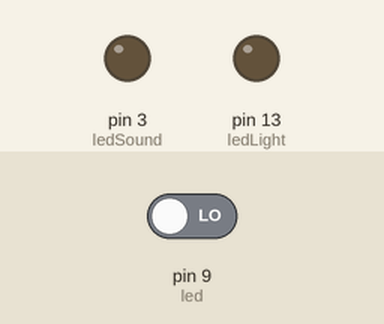
This sketch was run on a simulated Arduino Uno, built with avr-gcc and run on an emulated ATmega328P. Parts: output pins drawn as LEDs (lit = HIGH). Inputs (shaded band) come from the test bench; at power-on: pin 9 (led) LOW.

Above: at 1.6 s.
1.7 s: pin 9 (led) driven HIGH
At 2.5 s:
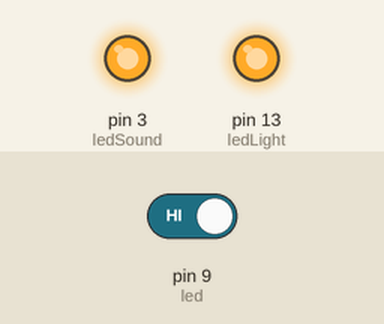
3.5 s: pin 9 (led) driven LOW
At 4.8 s:
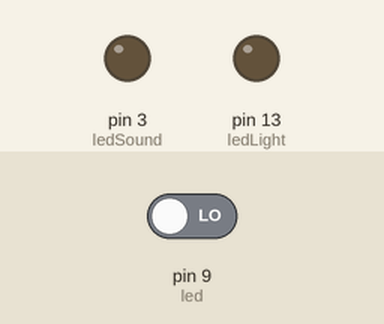
Timing chart, 0 to 6.5 s (numbered marks = the images above; inputs shaded):
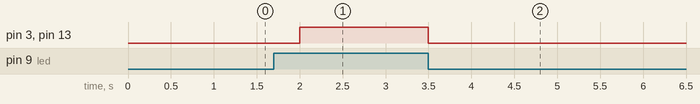

The sketch:

Task8.ino
```cpp
int ledLight = 13;
int ledSound = 3;
int led = 9;

#define ON LOW
#define OFF HIGH

char incomingByte = 0;

void setup(){
  Serial.begin(9600);
  pinMode(led, INPUT);
  pinMode(ledLight, OUTPUT);
  pinMode(ledSound, OUTPUT);
}

void loop(){
  if(digitalRead(led) == OFF){
    //Serial.print("I received - ");
    digitalWrite(ledLight, OFF);
    digitalWrite(ledSound, OFF);

  }
  else{
     digitalWrite(ledLight, ON);
     digitalWrite(ledSound, ON);
    delay(400);

    }
}
```

Measured:
- after the input at 1.7 s, pin 3 (ledSound), pin 13 (ledLight): LOW → HIGH after 0.30 s
- after the input at 3.5 s, pin 3 (ledSound), pin 13 (ledLight): HIGH → LOW at once
